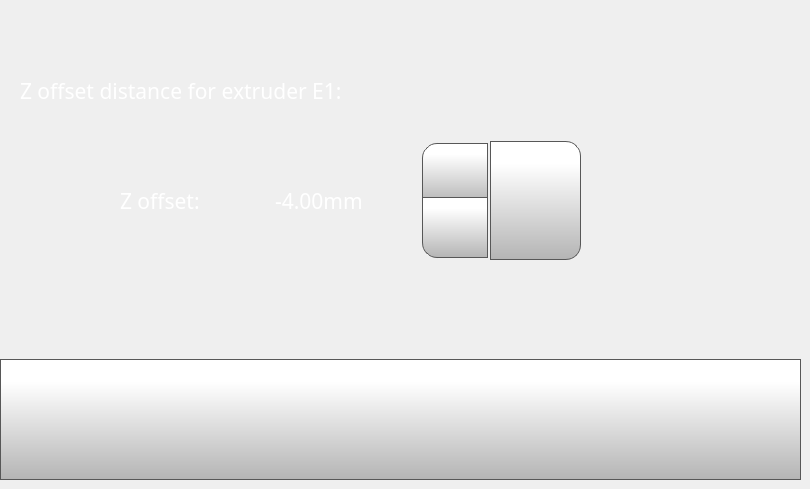
    <widget class="QWidget" name="toolOffsetZpage">
     <widget class="QPushButton" name="toolOffsetZSetButton">
      <property name="geometry">
       <rect>
        <x>490</x>
        <y>141</y>
        <width>91</width>
        <height>119</height>
       </rect>
      </property>
      <property name="font">
       <font>
        <family>Gotham</family>
        <pointsize>16</pointsize>
       </font>
      </property>
      <property name="styleSheet">
       <string notr="true">QPushButton {
     border: 1px solid rgb(87, 87, 87);
	background-color: qlineargradient(spread:pad, x1:0, y1:1, x2:0, y2:0.188, stop:0 rgba(180, 180, 180, 255), stop:1 rgba(255, 255, 255, 255));
border-top-right-radius: 15px;
border-bottom-right-radius: 15px;

}

QPushButton:pressed {
    background-color: qlineargradient(x1: 0, y1: 0, x2: 0, y2: 1,
                                      stop: 0 #dadbde, stop: 1 #f6f7fa);
}

QPushButton:flat {
    border: none; /* no border for a flat push button */
}

QPushButton:default {
    border-color: navy; /* make the default button prominent */
}
QPushButton:focus {
	outline: none;
}</string>
      </property>
      <property name="text">
       <string/>
      </property>
      <property name="icon">
       <iconset>
        <normaloff>templates/img/verification-mark.png</normaloff>templates/img/verification-mark.png</iconset>
      </property>
      <property name="iconSize">
       <size>
        <width>70</width>
        <height>70</height>
       </size>
      </property>
     </widget>
     <widget class="QDoubleSpinBox" name="toolOffsetZDoubleSpinBox">
      <property name="geometry">
       <rect>
        <x>270</x>
        <y>140</y>
        <width>221</width>
        <height>121</height>
       </rect>
      </property>
      <property name="font">
       <font>
        <family>Gotham</family>
        <pointsize>16</pointsize>
       </font>
      </property>
      <property name="styleSheet">
       <string notr="true">QDoubleSpinBox {
    padding-right: 5px; /* make room for the arrows */
	color: rgb(255, 255, 255);
	background-color: rgba(255, 255, 255, 0);
   
}
QDoubleSpinBox ::text:selected {
	background-color: rgb(255, 146, 57);
   
}
QDoubleSpinBox::up-button {
     border: 1px solid rgb(87, 87, 87);

border-top-left-radius: 15px;
	background-color: qlineargradient(spread:pad, x1:0, y1:1, x2:0, y2:0.188, stop:0 rgba(180, 180, 180, 255), stop:1 rgba(255, 255, 255, 255));
    width: 60px;
     height: 55px;
    padding: 2px;
}

QDoubleSpinBox::up-arrow { 
image: url(./templates/img/arrows.png);
    width: 40px;
     height: 40px;
padding: 5px;
}



QDoubleSpinBox::up-button:pressed {
    background-color: qlineargradient(x1: 0, y1: 0, x2: 0, y2: 1,
                                      stop: 0 #dadbde, stop: 1 #f6f7fa);
}


QDoubleSpinBox::down-button {
     border: 1px solid rgb(87, 87, 87);
border-bottom-left-radius: 15px;
	background-color: qlineargradient(spread:pad, x1:0, y1:1, x2:0, y2:0.188, stop:0 rgba(180, 180, 180, 255), stop:1 rgba(255, 255, 255, 255));
    width: 60px;
     height: 55px;
    padding: 2px;
}

QDoubleSpinBox::down-arrow { 
image: url(./templates/img/arrows-5.png);
    width: 40px;
    height: 40px;
padding: 5px;
}

QDoubleSpinBox::down-button:pressed {
    background-color: qlineargradient(x1: 0, y1: 0, x2: 0, y2: 1,
                                      stop: 0 #dadbde, stop: 1 #f6f7fa);

}

</string>
      </property>
      <property name="frame">
       <bool>false</bool>
      </property>
      <property name="readOnly">
       <bool>false</bool>
      </property>
      <property name="buttonSymbols">
       <enum>QAbstractSpinBox::UpDownArrows</enum>
      </property>
      <property name="accelerated">
       <bool>true</bool>
      </property>
      <property name="suffix">
       <string>mm</string>
      </property>
      <property name="decimals">
       <number>2</number>
      </property>
      <property name="minimum">
       <double>-6.000000000000000</double>
      </property>
      <property name="maximum">
       <double>-2.000000000000000</double>
      </property>
      <property name="singleStep">
       <double>0.050000000000000</double>
      </property>
      <property name="value">
       <double>-4.000000000000000</double>
      </property>
     </widget>
     <widget class="QLabel" name="tollOffsetXLabel_2">
      <property name="geometry">
       <rect>
        <x>120</x>
        <y>180</y>
        <width>131</width>
        <height>41</height>
       </rect>
      </property>
      <property name="font">
       <font>
        <family>Gotham</family>
        <pointsize>16</pointsize>
        <weight>50</weight>
        <bold>false</bold>
       </font>
      </property>
      <property name="styleSheet">
       <string notr="true">color: rgb(255, 255, 255);</string>
      </property>
      <property name="text">
       <string>Z offset:</string>
      </property>
     </widget>
     <widget class="QLabel" name="toolOffsetLabel_2">
      <property name="geometry">
       <rect>
        <x>20</x>
        <y>70</y>
        <width>461</width>
        <height>41</height>
       </rect>
      </property>
      <property name="font">
       <font>
        <family>Gotham</family>
        <pointsize>16</pointsize>
        <weight>50</weight>
        <bold>false</bold>
       </font>
      </property>
      <property name="styleSheet">
       <string notr="true">color: rgb(255, 255, 255);</string>
      </property>
      <property name="text">
       <string>Z offset distance for extruder E1:</string>
      </property>
     </widget>
     <widget class="QPushButton" name="toolOffsetZBackButton">
      <property name="geometry">
       <rect>
        <x>0</x>
        <y>359</y>
        <width>801</width>
        <height>121</height>
       </rect>
      </property>
      <property name="minimumSize">
       <size>
        <width>0</width>
        <height>0</height>
       </size>
      </property>
      <property name="font">
       <font>
        <family>Gotham</family>
        <pointsize>16</pointsize>
       </font>
      </property>
      <property name="styleSheet">
       <string notr="true">QPushButton {
     border: 1px solid rgb(87, 87, 87);
	background-color: qlineargradient(spread:pad, x1:0, y1:1, x2:0, y2:0.188, stop:0 rgba(180, 180, 180, 255), stop:1 rgba(255, 255, 255, 255));


}

QPushButton:pressed {
    background-color: qlineargradient(x1: 0, y1: 0, x2: 0, y2: 1,
                                      stop: 0 #dadbde, stop: 1 #f6f7fa);
}

QPushButton:flat {
    border: none; /* no border for a flat push button */
}

QPushButton:default {
    border-color: navy; /* make the default button prominent */
}

QPushButton:focus {
	outline: none;
}</string>
      </property>
      <property name="text">
       <string/>
      </property>
      <property name="icon">
       <iconset>
        <normaloff>templates/img/arrows-4.png</normaloff>templates/img/arrows-4.png</iconset>
      </property>
      <property name="iconSize">
       <size>
        <width>70</width>
        <height>70</height>
       </size>
      </property>
      <property name="checkable">
       <bool>false</bool>
      </property>
      <property name="autoDefault">
       <bool>false</bool>
      </property>
      <property name="default">
       <bool>false</bool>
      </property>
      <property name="flat">
       <bool>false</bool>
      </property>
     </widget>
    </widget>
